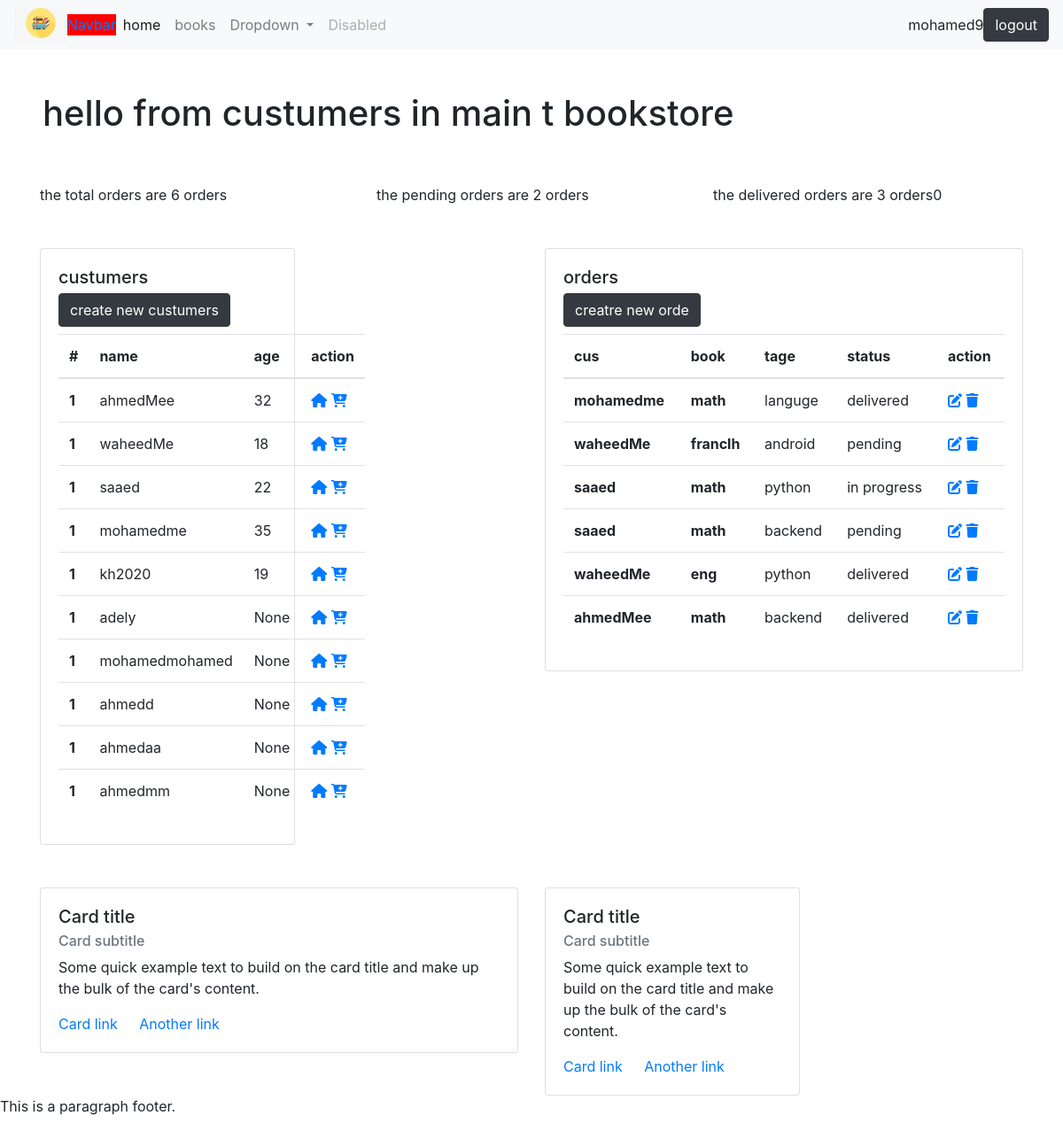
The page /customer/ (signed in) on the database its author committed.
### bookstore/models.py (models this page shows, shortened)
class Customer(models.Model):
    user=models.OneToOneField(User,null=True,on_delete=models.CASCADE)
    namee = models.CharField(max_length=50, null=True)
    age = models.CharField(max_length=15, null=True)
    data_create = models.DateTimeField(auto_now_add=True, null=True)
    avatar=models.ImageField(blank=True, default='s.png')
    def __str__(self):
        return self.namee

class order(models.Model):
    ssstatus = (
        ('pending', 'pending'),
        ('delivered', 'delivered'),
        ('in progress', 'inprograss')
    )
    cus = models.ForeignKey(Customer, null=True, on_delete=models.SET_NULL)
    b = models.ForeignKey(book, null=True, on_delete=models.SET_NULL)
    t=models.ManyToManyField(tag)
    date_created = models.DateTimeField(auto_now_add=True, null=True)
    sstatus = models.CharField(max_length=200, null=True, choices=ssstatus)

class book(models.Model):
    CCATEGORY = (
        ('commic', 'commic'),
        ('fan', 'fan'),
        ('sci', 'sci')
    )
    namee = models.CharField(max_length=30, null=True)
    price = models.FloatField(null=True)
    discrib = models.CharField(max_length=200, null=True)
    data_create = models.DateTimeField(auto_now_add=True, null=True)
    t=models.ManyToManyField(tag)
    def __str__(self):
        return self.namee

class tag(models.Model):
    nname=models.CharField( max_length=50,null=True)

### bookstore/decorators.py (the view)
        def wrapper_fun(req,*args, **kwargs):
            group=None
            if req.user.groups.exists():
                group=req.user.groups.all()[0].name
            if group in allowgroups:
                return veiwfun(req,*args,**kwargs)
            else:
                return redirect ('/home')

### bookstore/views.py (called while the page is built)
@login_required(login_url='userlogin')
@allowedUsers(allowgroups=['aadmins'])
def customer(req):
    cus=Customer.objects.all()
    ord=order.objects.all()
    tot_ord=ord.count()
    p_ord=ord.filter(sstatus='pending').count()
    d_ord=ord.filter(sstatus='delivered').count()
    inpg_ord=ord.filter(sstatus='inprograss').count()
    con={'custom':cus,
         'p_order':p_ord,
         'd_order':d_ord,
         'inprog':inpg_ord,
         'tot_order':tot_ord,
         'order':ord}
    return render(req,"main/custumers.html",con)

### bookstore/templates/main/custumers.html (shortened to what this page needs)
{% extends 'main/main.html' %} {% block content %}
<h1 class="p-5">hello from custumers in main t bookstore</h1>
<div class="container">
  <div class="row">
    <div class="col align-self-start">
      the total orders are
      {{tot_order}} orders
    </div>
    <div class="col align-self-center">
      the pending orders are
      {{p_order}} orders    </div>
    <div class="col align-self-end">
        the delivered orders are
      {{d_order}}  orders{{inprog}}
    </div>
  </div>
  <div class="row pt-5">
    <div class="col">
      <div class="card" style="width: 18rem">
        <div class="card-body">
          <h5 class="card-title">custumers</h5>
          <h6 class="card-subtitle mb-2 text-muted"><a href="#" class="btn btn-dark">create new custumers</a></h6>
          <table class="table">
            <thead>
              <tr>
                <th scope="col">#</th>
                <th scope="col">name</th>
                <th scope="col">age</th>
                <th scope="col">action</th>
              </tr>
            </thead>
            <tbody>
              {% for item in custom %}
              <tr>
                <th scope="row">1</th>
                <td>{{item.namee}}</td>
                <td>{{item.age}}</td>
                <td >
                <a href="{% url 'profile' item.id %}"> <i class="fa-solid fa-house"></i>
                </a>
                <a href="{% url 'createid' item.id %}"> <i class="fa-solid fa-cart-plus"></i></a>
                </td>
              </tr>
              {% endfor %}
            </tbody>
          </table>
        </div>
      </div>
    </div>
    <div class="col">
      <div class="card">
        <div class="card-body">
          <h5 class="card-title">orders</h5>
          <h6 class="card-subtitle mb-2 text-muted"><a href="{% url 'create'  %}" class="btn btn-dark">creatre new orde</a></h6>
          <table class="table">
            <thead>
              <tr>
                <th scope="col">cus</th>
                <th scope="col">book</th>
                <th scope="col">tage</th>
                <th scope="col">status</th>
                <th scope="col">action</th>
              </tr>
            </thead>
            <tbody>
              {% for item in order %}
              <tr>
                <th>{{item.cus}}</th>
                <th>{{item.b}}</th>
                <td>
                  {% for tag in item.t.all %} {{ tag.nname }} {% empty %} No
                  tags! {% endfor %}
                </td>
                <td>{{item.sstatus}}</td>
                <td>
                  <a href="{% url 'update' item.id %}">
                    <i class="fa-solid fa-pen-to-square"></i>
                  </a>
                  <a href="{% url 'delete' item.id %}">
                    <i class="fas fa-trash"></i>
                  </a>
                </td>
              </tr>
              {% endfor %}
            </tbody>
          </table>
        </div>
      </div>
    </div>
  </div>
  <div class="row pt-5">
    <div class="col">
      <div class="card">
        <div class="card-body">
          <h5 class="card-title">Card title</h5>
          <h6 class="card-subtitle mb-2 text-muted">Card subtitle</h6>
          <p class="card-text">
            Some quick example text to build on the card title and make up the
            bulk of the card's content.
          </p>
          <a href="#" class="card-link">Card link</a>
          <a href="#" class="card-link">Another link</a>
        </div>
      </div>
    </div>
    <div class="col">
      <div class="card" style="width: 18rem">
        <div class="card-body">
          <h5 class="card-title">Card title</h5>
          <h6 class="card-subtitle mb-2 text-muted">Card subtitle</h6>
          <p class="card-text">
            Some quick example text to build on the card title and make up the
            bulk of the card's content.
          </p>
          <a href="#" class="card-link">Card link</a>
          <a href="#" class="card-link">Another link</a>
        </div>
      </div>
    </div>
  </div>
</div>
{% endblock %}

### bookstore/templates/main/main.html (shortened to what this page needs)
{% load static %}
<!DOCTYPE html>
<html>
  <head>
    <link rel="stylesheet"
    href="https://cdnjs.cloudflare.com/ajax/libs/font-awesome/6.1.1/css/all.min.css">
    <link
      rel="stylesheet"
      href="https://cdn.jsdelivr.net/npm/bootstrap@4.6.1/dist/css/bootstrap.min.css"
    />
    <link
      rel="stylesheet"
      type="text/css"
      href="{% static '/css/style.css' %}"
    />
  </head>
  <body>
    {%include 'main/head.html'%} {%block content%} {%endblock%}
    <p>This is a paragraph footer.</p>
  </body>
</html>

### bookstore/templates/main/head.html (shortened to what this page needs)
{% load static %}
<nav class="navbar navbar-expand-lg navbar-light bg-light">
  <img src="{% static '/imags/boo.png' %}" alt="" width="60">
  <a class="navvv" href="#">Navbar</a>
  <div class="collapse navbar-collapse" id="navbarSupportedContent">
    <ul class="navbar-nav mr-auto">
      <li class="nav-item active">
        <a class="nav-link" href="{% url 'home'  %}"
          >home <span class="sr-only">(current)</span></a
        >
      </li>
      <li class="nav-item">
        <a class="nav-link" href= "{% url 'about'  %}">books</a>
      </li>
      <li class="nav-item dropdown">
        <a
          class="nav-link dropdown-toggle"
          href="#"
          id="navbarDropdown"
          role="button"
          data-toggle="dropdown"
          aria-expanded="false"
        >
          Dropdown
        </a>
      </li>
      <li class="nav-item">
        <a class="nav-link disabled">Disabled</a>
      </li>
    </ul>
    {{request.user}}
    <a class="btn btn-dark" href="{% url 'logout' %}">logout</a>
  </div>
</nav>

### bookstore/static/css/style.css (style rules this page uses)
.navvv { background-color: red; }

### rows shown on the page
Customer: namee "ahmedMee", age "32"
Customer: namee "waheedMe", age "18"
Customer: namee "saaed", age "22"
Customer: namee "mohamedme", age "35"
Customer: namee "kh2020", age "19"
Customer: namee "adely", age "None"
Customer: namee "mohamedmohamed", age "None"
Customer: namee "ahmedd", age "None"
Customer: namee "ahmedaa", age "None"
Customer: namee "ahmedmm", age "None"
order: cus "mohamedme", b "math", sstatus "delivered"
tag: nname "languge"
order: cus "waheedMe", b "franclh", sstatus "pending"
tag: nname "android"
order: cus "saaed", b "math", sstatus "in progress"
tag: nname "python"
order: cus "saaed", b "math", sstatus "pending"
tag: nname "backend"
order: cus "waheedMe", b "eng", sstatus "delivered"
order: cus "ahmedMee", b "math", sstatus "delivered"

### other values the page prints
{{ request.user }} "mohamed9"
{{ tot_order }} "6"
{{ p_order }} "2"
{{ d_order }} "3"
{{ inprog }} "0"
